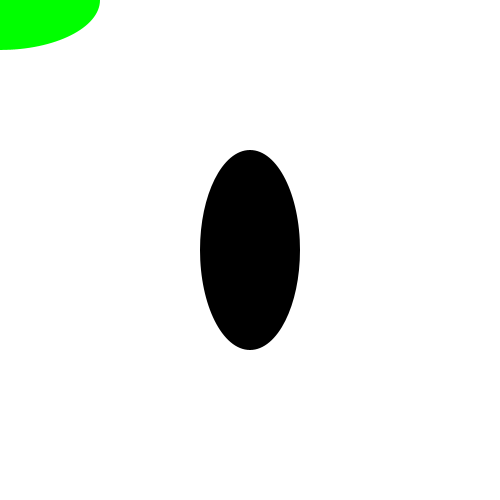
Frame 1 (no input)
Frame 60 (the mouse pressed at the canvas centre just before this capture): identical to frame 1, image omitted
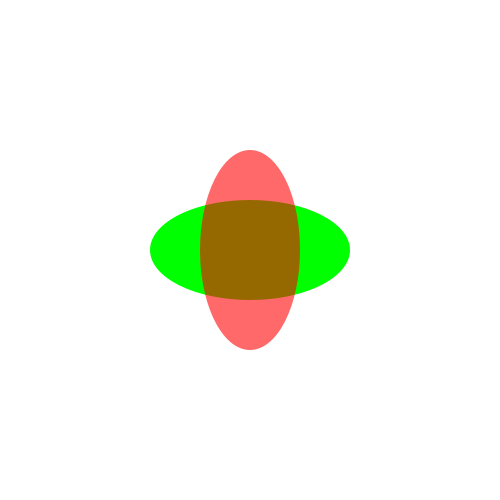
Frame 120 (the mouse held since frame 60 and released just before this capture)

The Processing sketch that drew these frames (run headless with seeded random() and noise(); from frame 60 on, the mouse is pressed at the canvas centre):

// Processing sketch: collision_ellipse_ellipse
// ── collision_ellipse_ellipse.pde
class Ellipse {
  float cx;
  float cy;
  float rw;
  float rh;
}
Ellipse e1;
Ellipse e2;
void setup() {
  size(500, 500);
  noStroke();
  e1 = new Ellipse();
  e1.cx = mouseX;
  e1.cy = mouseY;
  e1.rw = 100.0;
  e1.rh = 50.0;
  e2 = new Ellipse();
  e2.cx = width/2;
  e2.cy = height/2;
  e2.rw = 50.0;
  e2.rh = 100.0;
}

void draw() {
  background(255);
  e1.cx = mouseX;
  e1.cy = mouseY;
  fill(0,255,0);
  ellipse(e1.cx, e1.cy, e1.rw*2, e1.rh*2);
  if (collision(e1, e2)) {
      fill(255, 0, 0, 150);
  } else {
      fill(0);
  }
  ellipse(e2.cx, e2.cy, e2.rw*2, e2.rh*2);
}

boolean collision(Ellipse e1, Ellipse e2) {
  boolean hit = false;

  for (int i=0; i<360; i+=5) {
    float t = radians(i);
    
    // e1の境界点
    float ex = e1.cx + e1.rw * cos(t);
    float ey = e1.cy + e1.rh * sin(t);

    // e2中心までの距離
    float dx = ex - e2.cx;
    float dy = ey - e2.cy;

    // e2の中に入っているかチェック
    if ((dx*dx)/(e2.rw*e2.rw) + (dy*dy)/(e2.rh*e2.rh) <= 1) {
      hit = true;
      break;
    }
  }

  return hit;
}
